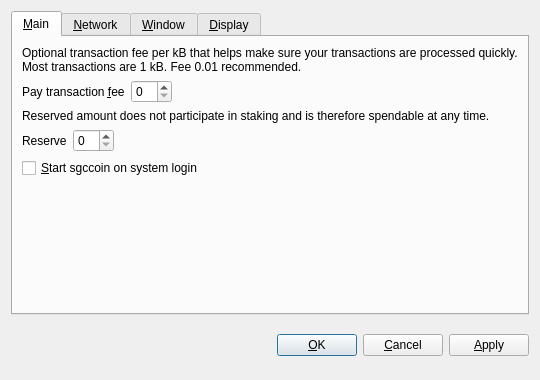
<?xml version="1.0" encoding="UTF-8"?>
<ui version="4.0">
 <class>OptionsDialog</class>
 <widget class="QDialog" name="OptionsDialog">
  <property name="geometry">
   <rect>
    <x>0</x>
    <y>0</y>
    <width>540</width>
    <height>380</height>
   </rect>
  </property>
  <property name="windowTitle">
   <string>Options</string>
  </property>
  <property name="styleSheet">
   <string notr="true">background-image: url(:/images/bkg2);
background-image: url(:/images/gr);</string>
  </property>
  <property name="modal">
   <bool>true</bool>
  </property>
  <layout class="QVBoxLayout" name="verticalLayout">
   <item>
    <widget class="QTabWidget" name="tabWidget">
     <property name="tabPosition">
      <enum>QTabWidget::North</enum>
     </property>
     <property name="currentIndex">
      <number>0</number>
     </property>
     <widget class="QWidget" name="tabMain">
      <attribute name="title">
       <string>&amp;Main</string>
      </attribute>
      <layout class="QVBoxLayout" name="verticalLayout_Main">
       <item>
        <widget class="QLabel" name="transactionFeeInfoLabel">
         <property name="text">
          <string>Optional transaction fee per kB that helps make sure your transactions are processed quickly. Most transactions are 1 kB. Fee 0.01 recommended.</string>
         </property>
         <property name="textFormat">
          <enum>Qt::PlainText</enum>
         </property>
         <property name="wordWrap">
          <bool>true</bool>
         </property>
        </widget>
       </item>
       <item>
        <layout class="QHBoxLayout" name="horizontalLayoutFee">
         <item>
          <widget class="QLabel" name="transactionFeeLabel">
           <property name="text">
            <string>Pay transaction &amp;fee</string>
           </property>
           <property name="textFormat">
            <enum>Qt::PlainText</enum>
           </property>
           <property name="buddy">
            <cstring>transactionFee</cstring>
           </property>
          </widget>
         </item>
         <item>
          <widget class="BitcoinAmountField" name="transactionFee"/>
         </item>
         <item>
          <spacer name="horizontalSpacerFee">
           <property name="orientation">
            <enum>Qt::Horizontal</enum>
           </property>
           <property name="sizeHint" stdset="0">
            <size>
             <width>40</width>
             <height>20</height>
            </size>
           </property>
          </spacer>
         </item>
        </layout>
       </item>
       <item>
        <widget class="QLabel" name="reserveBalanceInfoLabel">
         <property name="text">
          <string>Reserved amount does not participate in staking and is therefore spendable at any time.</string>
         </property>
         <property name="textFormat">
          <enum>Qt::PlainText</enum>
         </property>
         <property name="wordWrap">
          <bool>true</bool>
         </property>
        </widget>
       </item>
       <item>
        <layout class="QHBoxLayout" name="horizontalLayoutReserveBalance">
         <item>
          <widget class="QLabel" name="reserveBalanceLabel">
           <property name="text">
            <string>Reserve</string>
           </property>
           <property name="textFormat">
            <enum>Qt::PlainText</enum>
           </property>
           <property name="buddy">
            <cstring>reserveBalance</cstring>
           </property>
          </widget>
         </item>
         <item>
          <widget class="BitcoinAmountField" name="reserveBalance"/>
         </item>
         <item>
          <spacer name="horizontalSpacerReserveBalance">
           <property name="orientation">
            <enum>Qt::Horizontal</enum>
           </property>
           <property name="sizeHint" stdset="0">
            <size>
             <width>40</width>
             <height>20</height>
            </size>
           </property>
          </spacer>
         </item>
        </layout>
       </item>
       <item>
        <widget class="QCheckBox" name="bitcoinAtStartup">
         <property name="toolTip">
          <string>Automatically start sgccoin after logging in to the system.</string>
         </property>
         <property name="text">
          <string>&amp;Start sgccoin on system login</string>
         </property>
        </widget>
       </item>
       <item>
        <spacer name="verticalSpacer_Main">
         <property name="orientation">
          <enum>Qt::Vertical</enum>
         </property>
         <property name="sizeHint" stdset="0">
          <size>
           <width>20</width>
           <height>40</height>
          </size>
         </property>
        </spacer>
       </item>
      </layout>
     </widget>
     <widget class="QWidget" name="tabNetwork">
      <attribute name="title">
       <string>&amp;Network</string>
      </attribute>
      <layout class="QVBoxLayout" name="verticalLayout_Network">
       <item>
        <widget class="QCheckBox" name="mapPortUpnp">
         <property name="toolTip">
          <string>Automatically open the sgccoin client port on the router. This only works when your router supports UPnP and it is enabled.</string>
         </property>
         <property name="text">
          <string>Map port using &amp;UPnP</string>
         </property>
        </widget>
       </item>
       <item>
        <widget class="QCheckBox" name="connectSocks">
         <property name="toolTip">
          <string>Connect to the sgccoin network through a SOCKS proxy (e.g. when connecting through Tor).</string>
         </property>
         <property name="text">
          <string>&amp;Connect through SOCKS proxy:</string>
         </property>
        </widget>
       </item>
       <item>
        <layout class="QHBoxLayout" name="horizontalLayout_Network">
         <item>
          <widget class="QLabel" name="proxyIpLabel">
           <property name="text">
            <string>Proxy &amp;IP:</string>
           </property>
           <property name="textFormat">
            <enum>Qt::PlainText</enum>
           </property>
           <property name="buddy">
            <cstring>proxyIp</cstring>
           </property>
          </widget>
         </item>
         <item>
          <widget class="QValidatedLineEdit" name="proxyIp">
           <property name="maximumSize">
            <size>
             <width>140</width>
             <height>16777215</height>
            </size>
           </property>
           <property name="toolTip">
            <string>IP address of the proxy (e.g. 127.0.0.1)</string>
           </property>
          </widget>
         </item>
         <item>
          <widget class="QLabel" name="proxyPortLabel">
           <property name="text">
            <string>&amp;Port:</string>
           </property>
           <property name="textFormat">
            <enum>Qt::PlainText</enum>
           </property>
           <property name="buddy">
            <cstring>proxyPort</cstring>
           </property>
          </widget>
         </item>
         <item>
          <widget class="QLineEdit" name="proxyPort">
           <property name="maximumSize">
            <size>
             <width>55</width>
             <height>16777215</height>
            </size>
           </property>
           <property name="toolTip">
            <string>Port of the proxy (e.g. 9050)</string>
           </property>
          </widget>
         </item>
         <item>
          <widget class="QLabel" name="socksVersionLabel">
           <property name="text">
            <string>SOCKS &amp;Version:</string>
           </property>
           <property name="textFormat">
            <enum>Qt::PlainText</enum>
           </property>
           <property name="buddy">
            <cstring>socksVersion</cstring>
           </property>
          </widget>
         </item>
         <item>
          <widget class="QValueComboBox" name="socksVersion">
           <property name="toolTip">
            <string>SOCKS version of the proxy (e.g. 5)</string>
           </property>
          </widget>
         </item>
         <item>
          <spacer name="horizontalSpacer_Network">
           <property name="orientation">
            <enum>Qt::Horizontal</enum>
           </property>
           <property name="sizeHint" stdset="0">
            <size>
             <width>40</width>
             <height>20</height>
            </size>
           </property>
          </spacer>
         </item>
        </layout>
       </item>
       <item>
        <spacer name="verticalSpacer_Network">
         <property name="orientation">
          <enum>Qt::Vertical</enum>
         </property>
         <property name="sizeHint" stdset="0">
          <size>
           <width>20</width>
           <height>40</height>
          </size>
         </property>
        </spacer>
       </item>
      </layout>
     </widget>
     <widget class="QWidget" name="tabWindow">
      <attribute name="title">
       <string>&amp;Window</string>
      </attribute>
      <layout class="QVBoxLayout" name="verticalLayout_Window">
       <item>
        <widget class="QCheckBox" name="minimizeToTray">
         <property name="toolTip">
          <string>Show only a tray icon after minimizing the window.</string>
         </property>
         <property name="text">
          <string>&amp;Minimize to the tray instead of the taskbar</string>
         </property>
        </widget>
       </item>
       <item>
        <widget class="QCheckBox" name="minimizeOnClose">
         <property name="toolTip">
          <string>Minimize instead of exit the application when the window is closed. When this option is enabled, the application will be closed only after selecting Quit in the menu.</string>
         </property>
         <property name="text">
          <string>M&amp;inimize on close</string>
         </property>
        </widget>
       </item>
       <item>
        <spacer name="verticalSpacer_Window">
         <property name="orientation">
          <enum>Qt::Vertical</enum>
         </property>
         <property name="sizeHint" stdset="0">
          <size>
           <width>20</width>
           <height>40</height>
          </size>
         </property>
        </spacer>
       </item>
      </layout>
     </widget>
     <widget class="QWidget" name="tabDisplay">
      <attribute name="title">
       <string>&amp;Display</string>
      </attribute>
      <layout class="QVBoxLayout" name="verticalLayout_Display">
       <item>
        <layout class="QHBoxLayout" name="horizontalLayout_1_Display">
         <item>
          <widget class="QLabel" name="langLabel">
           <property name="text">
            <string>User Interface &amp;language:</string>
           </property>
           <property name="textFormat">
            <enum>Qt::PlainText</enum>
           </property>
           <property name="buddy">
            <cstring>lang</cstring>
           </property>
          </widget>
         </item>
         <item>
          <widget class="QValueComboBox" name="lang">
           <property name="toolTip">
            <string>The user interface language can be set here. This setting will take effect after restarting sgccoin.</string>
           </property>
          </widget>
         </item>
        </layout>
       </item>
       <item>
        <layout class="QHBoxLayout" name="horizontalLayout_2_Display">
         <item>
          <widget class="QLabel" name="unitLabel">
           <property name="text">
            <string>&amp;Unit to show amounts in:</string>
           </property>
           <property name="textFormat">
            <enum>Qt::PlainText</enum>
           </property>
           <property name="buddy">
            <cstring>unit</cstring>
           </property>
          </widget>
         </item>
         <item>
          <widget class="QValueComboBox" name="unit">
           <property name="toolTip">
            <string>Choose the default subdivision unit to show in the interface and when sending coins.</string>
           </property>
          </widget>
         </item>
        </layout>
       </item>
       <item>
        <widget class="QCheckBox" name="displayAddresses">
         <property name="toolTip">
          <string>Whether to show sgccoin addresses in the transaction list or not.</string>
         </property>
         <property name="text">
          <string>&amp;Display addresses in transaction list</string>
         </property>
        </widget>
       </item>
       <item>
        <widget class="QCheckBox" name="coinControlFeatures">
         <property name="toolTip">
          <string>Whether to show coin control features or not.</string>
         </property>
         <property name="text">
          <string>Display coin &amp;control features (experts only!)</string>
         </property>
        </widget>
       </item>
       <item>
        <spacer name="verticalSpacer_Display">
         <property name="orientation">
          <enum>Qt::Vertical</enum>
         </property>
         <property name="sizeHint" stdset="0">
          <size>
           <width>20</width>
           <height>40</height>
          </size>
         </property>
        </spacer>
       </item>
      </layout>
     </widget>
    </widget>
   </item>
   <item>
    <layout class="QHBoxLayout" name="horizontalLayout_Buttons">
     <item>
      <spacer name="horizontalSpacer_1">
       <property name="orientation">
        <enum>Qt::Horizontal</enum>
       </property>
       <property name="sizeHint" stdset="0">
        <size>
         <width>40</width>
         <height>48</height>
        </size>
       </property>
      </spacer>
     </item>
     <item>
      <widget class="QLabel" name="statusLabel">
       <property name="font">
        <font>
         <weight>75</weight>
         <bold>true</bold>
        </font>
       </property>
       <property name="text">
        <string/>
       </property>
       <property name="textFormat">
        <enum>Qt::PlainText</enum>
       </property>
       <property name="wordWrap">
        <bool>true</bool>
       </property>
      </widget>
     </item>
     <item>
      <spacer name="horizontalSpacer_2">
       <property name="orientation">
        <enum>Qt::Horizontal</enum>
       </property>
       <property name="sizeHint" stdset="0">
        <size>
         <width>40</width>
         <height>48</height>
        </size>
       </property>
      </spacer>
     </item>
     <item>
      <widget class="QPushButton" name="okButton">
       <property name="text">
        <string>&amp;OK</string>
       </property>
      </widget>
     </item>
     <item>
      <widget class="QPushButton" name="cancelButton">
       <property name="text">
        <string>&amp;Cancel</string>
       </property>
       <property name="autoDefault">
        <bool>false</bool>
       </property>
      </widget>
     </item>
     <item>
      <widget class="QPushButton" name="applyButton">
       <property name="text">
        <string>&amp;Apply</string>
       </property>
       <property name="autoDefault">
        <bool>false</bool>
       </property>
      </widget>
     </item>
    </layout>
   </item>
  </layout>
 </widget>
 <customwidgets>
  <customwidget>
   <class>BitcoinAmountField</class>
   <extends>QSpinBox</extends>
   <header>bitcoinamountfield.h</header>
   <container>1</container>
  </customwidget>
  <customwidget>
   <class>QValidatedLineEdit</class>
   <extends>QLineEdit</extends>
   <header>qvalidatedlineedit.h</header>
  </customwidget>
  <customwidget>
   <class>QValueComboBox</class>
   <extends>QComboBox</extends>
   <header>qvaluecombobox.h</header>
  </customwidget>
 </customwidgets>
 <resources/>
 <connections/>
</ui>
